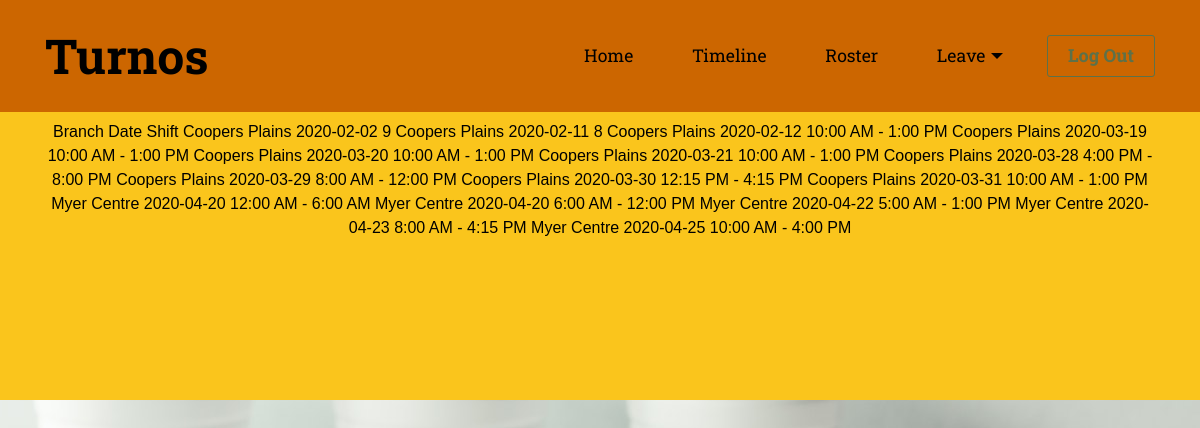
The page /timecard.php (signed in) on the database its author committed.
### tables this page shows
CREATE TABLE `schedule` (
  `id` int NOT NULL,
  `empid` int NOT NULL,
  `s_date` date NOT NULL,
  `shift` varchar(50) NOT NULL,
  `branch` varchar(20) NOT NULL
);

### timecard.php (the view, shortened to what this page needs)
<!DOCTYPE html>
<?php
    require_once "./db/config.php";
    $id=$_SESSION['id'];
?>
<html>
<head>
  <link rel="stylesheet" href="assets/bootstrap-material-design-font/css/material.css">
  <link rel="stylesheet" href="assets/tether/tether.min.css">
  <link rel="stylesheet" href="assets/bootstrap/css/bootstrap.min.css">
  <link rel="stylesheet" href="assets/dropdown/css/style.css">
  <link rel="stylesheet" href="assets/animate.css/animate.min.css">
  <link rel="stylesheet" href="assets/theme/css/style.css">
  <link rel="stylesheet" href="assets/mobirise/css/mbr-additional.css" type="text/css">
</head>
<body>
<section id="menu-4">
    <nav class="navbar navbar-dropdown navbar-fixed-top">
        <div class="container">
            <div class="mbr-table">
                <div class="mbr-table-cell">
                    <div class="navbar-brand">
                        <a class="navbar-caption text-black" href="">Turnos</a>
                    </div>
                </div>
                <div class="mbr-table-cell">
                    <ul class="nav-dropdown collapse pull-xs-right nav navbar-nav navbar-toggleable-sm" id="exCollapsingNavbar">
                        <li class="nav-item dropdown"><a class="nav-link link" href="home.php">Home</a></li>
                        <li class="nav-item dropdown"><a class="nav-link link" href="timecard.php">Timeline</a></li>
                        <li class="nav-item"><a class="nav-link link" href="eroster.php">Roster</a></li>
                        <li class="nav-item dropdown"><a class="nav-link link dropdown-toggle" data-toggle="dropdown-submenu" href="" aria-expanded="false">Leave</a>
                        </li>
                        <li class="nav-item nav-btn"><a class="nav-link btn btn-success-outline btn-success" href="logout.php">Log Out</a></li>
                    </ul>
                </div>
            </div>
        </div>
    </nav>
</section>
<section class="mbr-section mbr-after-navbar" id="pricing-table2-6" style="background-color: rgb(250, 197, 28); padding-top: 120px; padding-bottom: 120px;">
    <div class="mbr-section mbr-section__container mbr-section__container--middle">
      <div class="container">
          <div class="row">
              <div class="col-xs-12 text-xs-center">
                            <th align="center">Branch</th>
                            <th align="center">Date</th>
                            <th align="center">Shift</th>
                        <?php
                            $qry="SELECT * FROM `schedule` WHERE empid=$id ORDER by s_date ";
                            $result = mysqli_query($link, $qry);
                            if (mysqli_num_rows($result) > 0) {
                                while($row = mysqli_fetch_array($result)) {
                        ?>
                        <tr class="trr1">
                                        <td><?php echo $row['branch'];?></td>
                                        <td><?php echo $row['s_date'];?>
                                            </td>
                                        <td><?php echo $row['shift'];?>
                                            </td>
                    <?php
                                }
                            }
                    ?>
                </div>
            </div>
    </div>
</section>
  </body>
</html>

### assets/dropdown/css/style.css (style rules this page uses)
.navbar-dropdown { left: 0; padding: 0; position: absolute; right: 0; top: 0; transition: all 0.45s ease; z-index: 1030; }
.navbar-dropdown .navbar-brand { float: none; font-size: 0; padding: 1.25rem 0; position: relative; transition: padding 0.25s ease; white-space: nowrap; }
.navbar-dropdown .navbar-brand::before { content: ""; display: inline-block; height: 100%; vertical-align: middle; }
.navbar-dropdown .navbar-logo, .navbar-dropdown .navbar-caption { display: inline-block; vertical-align: middle; }
.navbar-dropdown .mbr-table-cell { height: 5.625rem; }
.navbar-dropdown .navbar-caption { font-family: "Montserrat"; font-size: 1rem; font-weight: 700; white-space: normal; }
.navbar-dropdown .navbar-caption, .navbar-dropdown .navbar-caption:hover { color: inherit; text-decoration: none; }
.navbar-dropdown.navbar-fixed-top { position: fixed; }
.nav-dropdown { display: table !important; font-family: "Montserrat"; font-size: 0.75rem; font-weight: 700; height: auto !important; }
.nav-dropdown .nav-item { display: table-cell; float: none; vertical-align: middle; }
.nav-dropdown .nav-btn { padding-left: 1rem; }
.nav-dropdown .link { margin: 1.667em; padding: 0; transition: color .2s ease-in-out; }
.nav-dropdown .link.dropdown-toggle { margin-right: 2.583em; }
.nav-dropdown .link.dropdown-toggle::after { margin-left: .25rem; border-top: 0.35em solid; border-right: 0.35em solid transparent; border-left: 0.35em solid transparent; border-bottom: 0; }
.nav-dropdown .link.dropdown-toggle::after { display: block; margin-top: -0.1667em; position: absolute; right: 1.3333em; top: 50%; }
.nav-dropdown .link::after, .nav-dropdown .dropdown-item::after { color: inherit; }
.nav-dropdown .btn { font-size: 0.75rem; font-weight: 700; letter-spacing: 0; margin-bottom: 0; padding-left: 1.25rem; padding-right: 1.25rem; }

### assets/theme/css/style.css (style rules this page uses)
.container { position: relative; }
.btn { margin-bottom: 0.5rem; }
.btn { font-family: 'Montserrat', sans-serif; font-weight: 500; letter-spacing: 2px; padding: 0.75rem 2.1875rem; font-size: 0.75rem; line-height: 1.5; border-radius: 3px; -webkit-transition: all .3s ease-in-out; -moz-transition: all .3s ease-in-out; transition: all .3s ease-in-out; }
.btn-success { background-color: #90a878; border-color: #90a878; box-shadow: none; color: #fff; }
.btn-success-outline { background: none; border-color: #5d7149; color: #5d7149; }
body { font-family: 'Roboto Slab', serif; background-color: #ff9900; color: #232323; }
.text-black { color: #535353 !important; }
.mbr-section { position: relative; padding-bottom: 120px; background-position: 50% 50%; background-repeat: no-repeat; background-size: cover; }
.mbr-section__container--middle { padding-top: 0; padding-bottom: 40px; }
.mbr-table { display: table; width: 100%; }
.mbr-table-cell { display: table-cell; float: none; padding-bottom: 0; padding-top: 0; position: relative; vertical-align: middle; }
.navbar-brand .text-black { color: #000 !important; }
body { font-family: "Poppins", sans-serif; height: 100vh; background-image: url(images/log_bg.jpg); background-position: center; background-repeat: no-repeat; }
a { color: #036; display:inline-block; text-decoration: none; font-weight: 400; }

### assets/mobirise/css/mbr-additional.css (style rules this page uses)
body, input, textarea, .mbr-company .list-group-text { font-family: 'Roboto Slab', serif; }
.btn, .alert, h1, h2, h3, h4, h5, h6, .h1, .h2, .h3, .h4, .h5, .h6, .display-1, .display-2, .display-3, .display-4, .mbr-figure .mbr-figure-caption, .mbr-gallery-title, .mbr-map [data-state-details], .mbr-price { font-family: 'Roboto Slab', serif; }
.btn-success { background-color: #90a878; border-color: #90a878; color: #ffffff; }
.btn-success-outline { background: none; border-color: #5d7149; color: #5d7149; }
#menu-4 .navbar-caption { color: #ffffff; font-size: 48px; font-family: 'Roboto Slab', serif; }
#menu-4 .link, #menu-4 .dropdown-item { color: #000000; font-family: 'Roboto Slab', serif; }
#menu-4 .link { font-size: 1.1rem; }
#menu-4 .navbar, #menu-4 .nav-dropdown-sm, #menu-4 .nav-dropdown-sm .link[aria-expanded="true"], #menu-4 .nav-dropdown-sm .dropdown-menu { background:#cc6600; }
#menu-4 .btn { font-family: 'Roboto Slab', serif; font-size: 18px; }

### timecard.php (style rules this page uses)
body { color : #000000; font-family: sans-serif; }

### rows shown on the page
schedule: branch "Coopers Plains", s_date "2020-02-02", shift "9"
schedule: branch "Coopers Plains", s_date "2020-02-11", shift "8"
schedule: branch "Coopers Plains", s_date "2020-02-12", shift "10:00 AM - 1:00 PM"
schedule: branch "Coopers Plains", s_date "2020-03-19", shift "10:00 AM - 1:00 PM"
schedule: branch "Coopers Plains", s_date "2020-03-20", shift "10:00 AM - 1:00 PM"
schedule: branch "Coopers Plains", s_date "2020-03-21", shift "10:00 AM - 1:00 PM"
schedule: branch "Coopers Plains", s_date "2020-03-28", shift "4:00 PM - 8:00 PM"
schedule: branch "Coopers Plains", s_date "2020-03-29", shift "8:00 AM - 12:00 PM"
schedule: branch "Coopers Plains", s_date "2020-03-30", shift "12:15 PM - 4:15 PM"
schedule: branch "Coopers Plains", s_date "2020-03-31", shift "10:00 AM - 1:00 PM"
schedule: branch "Myer Centre", s_date "2020-04-20", shift "12:00 AM - 6:00 AM"
schedule: branch "Myer Centre", s_date "2020-04-20", shift "6:00 AM - 12:00 PM"
schedule: branch "Myer Centre", s_date "2020-04-22", shift "5:00 AM - 1:00 PM"
schedule: branch "Myer Centre", s_date "2020-04-23", shift "8:00 AM - 4:15 PM"
schedule: branch "Myer Centre", s_date "2020-04-25", shift "10:00 AM - 4:00 PM"
